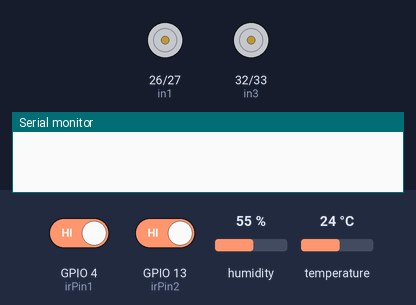
A sketch run on a simulated ESP32. On the bench: motor-driver pin pairs drawn as motors (green arrow = first pin HIGH = forward, orange = second pin HIGH = backward, longer = more drive, scaled by the enable pin), the last lines printed to the serial monitor. Inputs (shaded band) come from the test bench; at power-on: GPIO 4 (irPin1) HIGH, GPIO 13 (irPin2) HIGH, humidity 55 %, temperature 24 °C.

Above: at 1.2 s.
1.3 s: GPIO 4 (irPin1) driven LOW and GPIO 13 (irPin2) driven LOW
At 2.0 s:
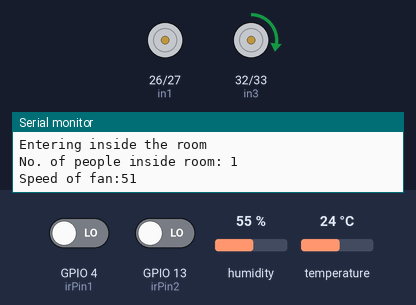
At 33.2 s:
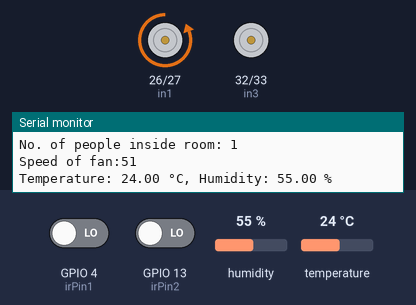
Timing chart, 0 to 33.5 s (numbered marks = the images above; inputs shaded):
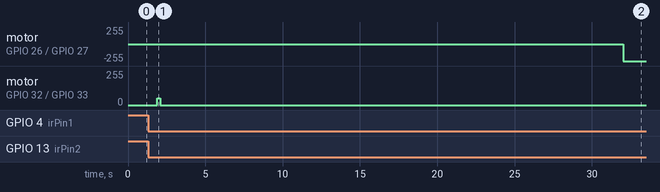

Measured:
- after the input at 1.3 s, motor on GPIO 32 (in3) / GPIO 33 (in4): stopped → forward 51/255 after 0.60 s, → stopped 0.20 s later

The sketch:

Project_final_year.ino
```cpp
#include "DHT.h"
int irPin1 = 4;
int irPin2 = 13;
int count = 0;
int enA = 12;
int in1 = 26;
int in2 = 27;
int enB = 14;
int in3 = 32;
int in4 = 33;
int DHT11pin = 16;
boolean state1 = true;
boolean state2 = true;
boolean insideState = false;
boolean outsideIr = false;
int i = 1;
int s = 0;
int pre=0;
long t = 0;
DHT dht(DHT11pin,DHT11);
void setup() {
  Serial.begin(115200);
   dht.begin();
  pinMode(irPin1, INPUT);
  pinMode(irPin2, INPUT);
  pinMode(enA, OUTPUT);
  pinMode(enB, OUTPUT);
  pinMode(in1, OUTPUT);
  pinMode(in2, OUTPUT);
  pinMode(in3, OUTPUT);
  pinMode(in4, OUTPUT);
  t= millis();
}

void loop() {
  counter();
  delay(100);
  fan();
  delay(100);
  if((millis()-t) > 30000){
  curtain();
  t=millis();
 }

  // Additional logic or actions can be added here
}

void counter() {
// Serial.println("Counting people");
  if (!digitalRead(irPin1) && i == 1 && state1) {
    insideState = true;
    delay(100);
    i++;
    state1 = false;
  } else if (!digitalRead(irPin2) && i == 2 && state2 && insideState) {
    insideState = false;
    delay(100);
    i = 1;
    count++;
    if (count >= 0) {
      Serial.println("Entering inside the room");
      Serial.print("No. of people inside room: ");
      Serial.println(count);
    }
    state2 = false;
  } else if (!digitalRead(irPin2) && i == 1 && state2 && !insideState) {
    outsideIr = true;
    delay(100);
    i = 2;
    state2 = false;
  } else if (!digitalRead(irPin1) && i == 2 && state1 && outsideIr) {
    outsideIr = false;
    delay(100);
    count--;
    if (count >= 0) {
      Serial.println("Exiting from the room");
      Serial.print("No. of people inside room: ");
      Serial.println(count);
    }
    i = 1;
    state1 = false;
  }

  if (digitalRead(irPin1)) {
    state1 = true;
  }
  if (digitalRead(irPin2)) {
    state2 = true;
  }
}
void fan(){
  digitalWrite(in3,LOW);
  digitalWrite(in4,LOW);
s = 51*count;
if(s!=pre){
Serial.print("Speed of fan:");
Serial.println(s);
analogWrite(enB,s);
digitalWrite(in3,HIGH);
digitalWrite(in4,LOW);
pre=s;
}
}
void curtain(){
  delay(2000);  // Wait for 2 seconds between readings

  float temperature = dht.readTemperature();
  float humidity = dht.readHumidity();

  Serial.print("Temperature: ");
  Serial.print(temperature);
  Serial.print(" °C, Humidity: ");
  Serial.print(humidity);
  Serial.println(" %");

  // Adjust the threshold values according to your needs
  if (temperature > 30.0) {
    openCurtain();  // Open the curtain when temperature is above 30°C
  } else if (temperature < 25.0) {
    closeCurtain();  // Close the curtain when temperature is below 25°C
  }
}

void openCurtain() {
  digitalWrite(in1, HIGH);
  digitalWrite(in2, LOW);
  analogWrite(enA, 255);
  delay(2000);
  stopMotor();
}

void closeCurtain() {
  digitalWrite(in1, LOW);
  digitalWrite(in2, HIGH);
  analogWrite(enA, 255);
  delay(2000);
  stopMotor();
}

void stopMotor() {
  digitalWrite(in1, LOW);
  digitalWrite(in2, LOW);
  analogWrite(enA, 0);
}
```
